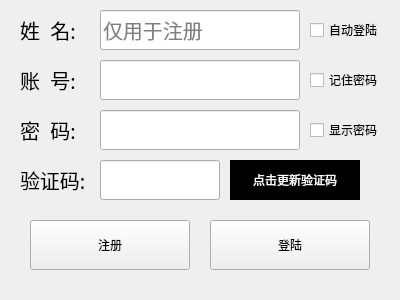
<?xml version="1.0" encoding="UTF-8"?>
<ui version="4.0">
 <class>LoginWindow</class>
 <widget class="QMainWindow" name="LoginWindow">
  <property name="geometry">
   <rect>
    <x>0</x>
    <y>0</y>
    <width>400</width>
    <height>300</height>
   </rect>
  </property>
  <property name="minimumSize">
   <size>
    <width>400</width>
    <height>300</height>
   </size>
  </property>
  <property name="maximumSize">
   <size>
    <width>400</width>
    <height>300</height>
   </size>
  </property>
  <property name="windowTitle">
   <string>bms-admin-login</string>
  </property>
  <widget class="QWidget" name="centralwidget">
   <widget class="QLabel" name="label">
    <property name="geometry">
     <rect>
      <x>20</x>
      <y>60</y>
      <width>70</width>
      <height>40</height>
     </rect>
    </property>
    <property name="font">
     <font>
      <family>幼圆</family>
      <pointsize>15</pointsize>
     </font>
    </property>
    <property name="text">
     <string>账  号:</string>
    </property>
   </widget>
   <widget class="QLineEdit" name="lineEdit_number">
    <property name="geometry">
     <rect>
      <x>100</x>
      <y>60</y>
      <width>200</width>
      <height>40</height>
     </rect>
    </property>
    <property name="font">
     <font>
      <pointsize>15</pointsize>
     </font>
    </property>
   </widget>
   <widget class="QLabel" name="label_2">
    <property name="geometry">
     <rect>
      <x>20</x>
      <y>110</y>
      <width>70</width>
      <height>40</height>
     </rect>
    </property>
    <property name="font">
     <font>
      <family>幼圆</family>
      <pointsize>15</pointsize>
     </font>
    </property>
    <property name="text">
     <string>密  码:</string>
    </property>
   </widget>
   <widget class="QLineEdit" name="lineEdit_password">
    <property name="geometry">
     <rect>
      <x>100</x>
      <y>110</y>
      <width>200</width>
      <height>40</height>
     </rect>
    </property>
    <property name="font">
     <font>
      <pointsize>15</pointsize>
     </font>
    </property>
    <property name="echoMode">
     <enum>QLineEdit::Password</enum>
    </property>
   </widget>
   <widget class="QLabel" name="label_3">
    <property name="geometry">
     <rect>
      <x>20</x>
      <y>160</y>
      <width>70</width>
      <height>40</height>
     </rect>
    </property>
    <property name="font">
     <font>
      <family>幼圆</family>
      <pointsize>15</pointsize>
     </font>
    </property>
    <property name="text">
     <string>验证码:</string>
    </property>
   </widget>
   <widget class="QLineEdit" name="lineEdit_code">
    <property name="geometry">
     <rect>
      <x>100</x>
      <y>160</y>
      <width>120</width>
      <height>40</height>
     </rect>
    </property>
    <property name="font">
     <font>
      <pointsize>15</pointsize>
     </font>
    </property>
    <property name="inputMask">
     <string/>
    </property>
    <property name="maxLength">
     <number>4</number>
    </property>
    <property name="echoMode">
     <enum>QLineEdit::Normal</enum>
    </property>
   </widget>
   <widget class="QLabel" name="label_code_image">
    <property name="geometry">
     <rect>
      <x>230</x>
      <y>160</y>
      <width>130</width>
      <height>40</height>
     </rect>
    </property>
    <property name="styleSheet">
     <string notr="true">background-color: rgb(0, 0, 0);
color: rgb(255, 255, 255);</string>
    </property>
    <property name="text">
     <string>点击更新验证码</string>
    </property>
    <property name="alignment">
     <set>Qt::AlignCenter</set>
    </property>
   </widget>
   <widget class="QPushButton" name="pushButton_register">
    <property name="geometry">
     <rect>
      <x>30</x>
      <y>220</y>
      <width>160</width>
      <height>50</height>
     </rect>
    </property>
    <property name="text">
     <string>注册</string>
    </property>
   </widget>
   <widget class="QPushButton" name="pushButton_login">
    <property name="geometry">
     <rect>
      <x>210</x>
      <y>220</y>
      <width>160</width>
      <height>50</height>
     </rect>
    </property>
    <property name="text">
     <string>登陆</string>
    </property>
   </widget>
   <widget class="QCheckBox" name="checkBox_remember">
    <property name="geometry">
     <rect>
      <x>310</x>
      <y>60</y>
      <width>80</width>
      <height>40</height>
     </rect>
    </property>
    <property name="text">
     <string>记住密码</string>
    </property>
   </widget>
   <widget class="QCheckBox" name="checkBox_show_password">
    <property name="geometry">
     <rect>
      <x>310</x>
      <y>110</y>
      <width>80</width>
      <height>40</height>
     </rect>
    </property>
    <property name="text">
     <string>显示密码</string>
    </property>
   </widget>
   <widget class="QLineEdit" name="lineEdit_name">
    <property name="geometry">
     <rect>
      <x>100</x>
      <y>10</y>
      <width>200</width>
      <height>40</height>
     </rect>
    </property>
    <property name="font">
     <font>
      <pointsize>15</pointsize>
     </font>
    </property>
    <property name="text">
     <string/>
    </property>
    <property name="placeholderText">
     <string>仅用于注册</string>
    </property>
   </widget>
   <widget class="QLabel" name="label_4">
    <property name="geometry">
     <rect>
      <x>20</x>
      <y>10</y>
      <width>70</width>
      <height>40</height>
     </rect>
    </property>
    <property name="font">
     <font>
      <family>幼圆</family>
      <pointsize>15</pointsize>
     </font>
    </property>
    <property name="text">
     <string>姓  名:</string>
    </property>
   </widget>
   <widget class="QCheckBox" name="checkBox_auto_login">
    <property name="geometry">
     <rect>
      <x>310</x>
      <y>10</y>
      <width>80</width>
      <height>40</height>
     </rect>
    </property>
    <property name="text">
     <string>自动登陆</string>
    </property>
   </widget>
  </widget>
 </widget>
 <resources/>
 <connections/>
</ui>
